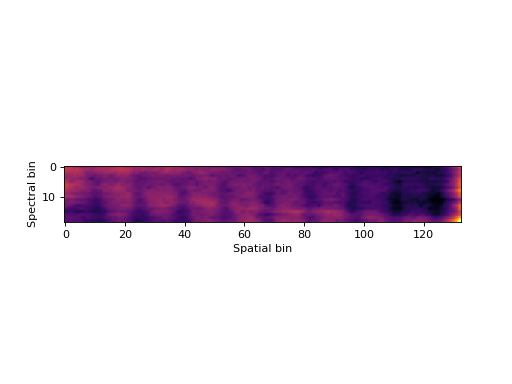

Source code (Python):
import matplotlib.pyplot as plt
import pyuvs as pu

fig, ax = plt.subplots()

flatfield = pu.load_flatfield_mid_hi_res_pipeline()
ax.imshow(flatfield.T, cmap='inferno')
ax.set_xlabel('Spatial bin')
ax.set_ylabel('Spectral bin')
plt.show()
